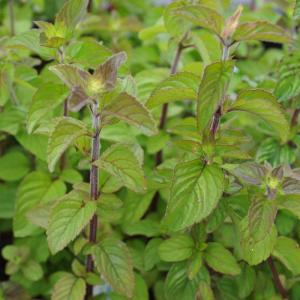
#> input picture Datasets/Mint/Anthracnose/1000321228_1000013406_1503742075.jpg, 300 x 300 px; its folder holds only this picture in this run
$ jupyter execute --allow-errors SVM_Classifier.ipynb
#> lines starting #> are read from the running program, lines starting #| are printed output that depends on the picture
# SVM Classifier

## Librairies

[cell 1]
from pandas import DataFrame
import os
from skimage.transform import resize
from skimage.io import imread
from sklearn import svm, metrics, datasets
from sklearn.model_selection import GridSearchCV, train_test_split
import numpy as np
import matplotlib.pyplot as plt
from pathlib import Path

## Show categories in a dataset

[cell 2]
container_path = "Datasets/Mint"
image_dir = Path(container_path)
folders = [directory for directory in image_dir.iterdir() if directory.is_dir()]
Categories = [fo.name for fo in folders]

[cell 3]
Categories

## Image Loader

[cell 4]
def load_image_files(container_path):
#> called with container_path = 'Datasets/Mint'
    image_dir = Path(container_path)
    folders = [directory for directory in image_dir.iterdir() if directory.is_dir()]
    Categories = [fo.name for fo in folders]

    flat_data_arr=[] #input array
    target_arr=[] #output array
    datadir= container_path
    img_loaded = 0

    for i in Categories:

        print(f'loading... category : {i}')
        path=os.path.join(datadir,i)
        for img in os.listdir(path):
            try:
                img_array=imread(os.path.join(path,img))
#> img_array is the input picture: shape (300, 300, 3); mean R, G, B 112.8, 134.3, 56
                img_resized=resize(img_array,(150,150,3))
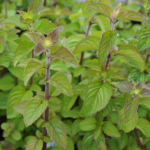
#> img_resized: shape (150, 150, 3) float64; mean R, G, B 0.442, 0.526, 0.22
                flat_data_arr.append(img_resized.flatten())
                target_arr.append(Categories.index(i))
                img_loaded += 1
            except:
                pass
        print(f'loaded category:{i} successfully')
#> pass 2 of the loop in load_image_files, `for i in Categories:`:
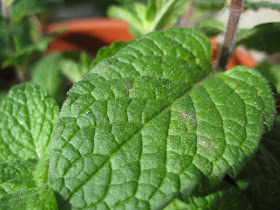
#> input picture Datasets/Mint/Powdery-mildew/005.JPG.jpg, 280 x 210 px
#> in load_image_files, img_array is the input picture: shape (210, 280, 3); mean R, G, B 97.6, 130.6, 64.8
#> in load_image_files, `img_resized=resize(img_array,(150,150,3))`:
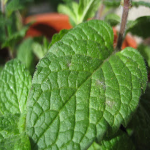
#> img_resized: shape (150, 150, 3) float64; mean R, G, B 0.383, 0.512, 0.254

    flat_data=np.array(flat_data_arr)
    target=np.array(target_arr)
    df=DataFrame(flat_data) #dataframe
#> df = table of 2 rows and 67500 columns
    df['Target']=target
    X=df.iloc[:,:-1] #input data
#> X = table of 2 rows and 67500 columns
    y=df.iloc[:,-1] #output data

    return X,y,img_loaded

[cell 5]
X,y,img_loaded = load_image_files("Datasets/Mint")
#> X = table of 2 rows and 67500 columns; img_loaded = 2
print("Number of images loaded: ",img_loaded)
#| Number of images loaded:  2

## Process dataset

[cell 6]
X_train,X_test,y_train,y_test=train_test_split(X,y,test_size=0.30,random_state=109)
#> X_train = table of 1 rows and 67500 columns; X_test = table of 1 rows and 67500 columns
print('Splitted Successfully')

[cell 7]
param_grid = [
  {'C': [1, 10, 100, 1000], 'kernel': ['linear']},
  {'C': [1, 10, 100, 1000], 'gamma': [0.001, 0.0001], 'kernel': ['rbf']},
 ]
svc = svm.SVC()
model = GridSearchCV(svc, param_grid)

#> (a cell that did not finish here is left out)

## Prediction on Test

#> (a cell that did not finish here is left out)

[cell 10]
print("The predicted Data is :")
#> (the rest of this cell did not finish here and is left out)

[cell 11]
from sklearn.metrics import accuracy_score
#> (the rest of this cell did not finish here and is left out)

#> (a cell that did not finish here is left out)

## Prediction on single image

[cell 13]
imgPath = r"Datasets\images_test\dollar_bill\image_0002.jpg"

#> (the rest of this cell did not finish here and is left out)

#> (a cell that did not finish here is left out)

#> (a cell that did not finish here is left out)

## Save Model

[cell 16]
# save the model to disk
import pickle
filename = 'svm_model.sav'
#> filename = 'svm_model.sav'
pickle.dump(model, open(filename, 'wb'))
